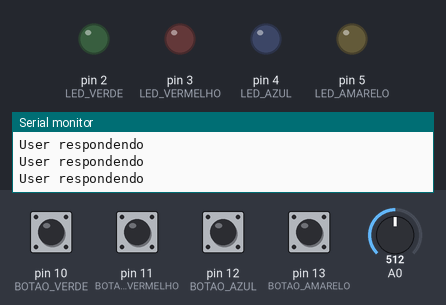
The program below on a simulated Arduino Uno, built with avr-gcc and run on an emulated ATmega328P. On the bench: output pins drawn as LEDs (lit = HIGH), the last lines printed to the serial monitor. Dashed ring = blinking. Inputs (shaded band) come from the test bench; at power-on: pin 10 (BOTAO_VERDE), pin 11 (BOTAO_VERMELHO), pin 12 (BOTAO_AZUL), pin 13 (BOTAO_AMARELO) HIGH, A0 = 512. Random numbers use the default seed unless the program sets one.

Above: at 4.0 s.
4.1 s: pin 10 (BOTAO_VERDE) pulled LOW for 0.7 s
At 7.0 s:
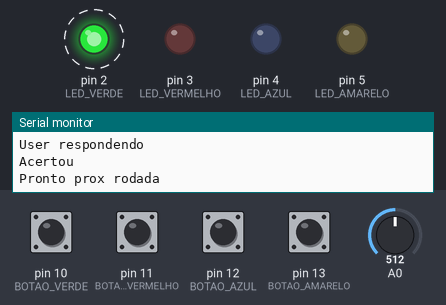
At 7.8 s:
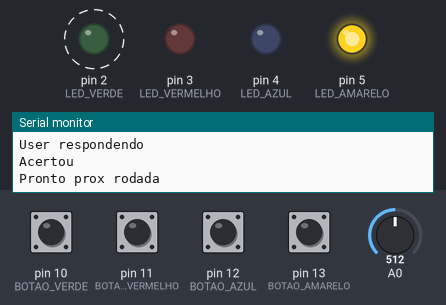
7.9 s: pin 11 (BOTAO_VERMELHO) driven LOW and pin 12 (BOTAO_AZUL) driven LOW
At 12.8 s:
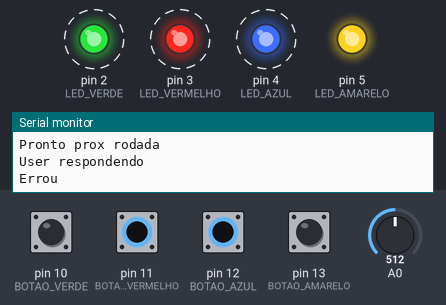
Timing chart, 0 to 20.1 s (numbered marks = the images above; inputs shaded):
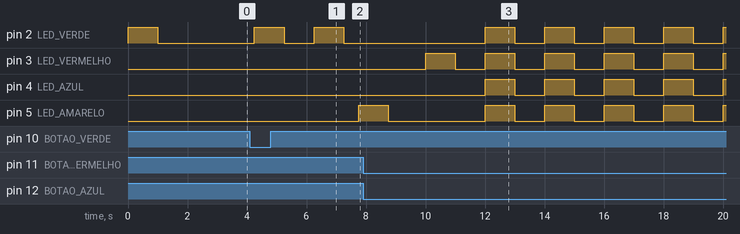

Measured:
- after the input at 4.1 s, pin 2 (LED_VERDE): alternates HIGH for 1.0 s and LOW for 1.0 s, starting after 0.15 s; pin 5 (LED_AMARELO): LOW → HIGH after 3.7 s
- after the input at 7.9 s, pin 2 (LED_VERDE), pin 4 (LED_AZUL): alternates HIGH for 1.0 s and LOW for 1.0 s, starting after 4.1 s; pin 3 (LED_VERMELHO): alternates HIGH for 1.0 s and LOW for 1.0 s, starting after 2.1 s

The program:

main.cpp
```cpp
#include <Arduino.h>

// C++ code
#define LED_VERDE 2
#define LED_VERMELHO 3
#define LED_AZUL 4
#define LED_AMARELO 5
#define TAMANHO_SEQUENCIA 4

#define BOTAO_VERDE 10
#define BOTAO_VERMELHO 11
#define BOTAO_AZUL 12
#define BOTAO_AMARELO 13

#define INDEFINIDO -1

#define UM_SEGUNDO 1000
#define MEIO_SEGUNDO 500

enum Estados {
  PRONTO_PROX_RODADA,
  USUARIO_RESPONDENDO,
  JOGO_FINALIZADO_SUCESSO,
  JOGO_FINALIZADO_FALHA
};


void iniciaPortas();
int piscaLed(int);
int checaRespostaPlayer();
void iniciaJogo();
int sorteiaCor();
int estadoAtual();
void acendeLedsRodada();
void preparaNovaRodada();
void processaResposta();
void jogoFinalizadoSucesso();
void jogoFinalizadoFalha();
void piscaSequencia1();
void piscaSequencia2();

int sequenciaLuzes[TAMANHO_SEQUENCIA];
int rodada = 0;
int respostaUser = 0;

void setup() {
  Serial.begin(9600);
  iniciaPortas();
  iniciaJogo();

}

void iniciaJogo() {
  int jogo = analogRead(A0);
  randomSeed(jogo);

  for(int i=0; i<TAMANHO_SEQUENCIA; i++){
    sequenciaLuzes[i] = sorteiaCor();
  }
}

int sorteiaCor() {
  return random(LED_VERDE, LED_AMARELO+1); // 2-5
}

void iniciaPortas(){

  pinMode(LED_VERDE, OUTPUT);
  pinMode(LED_VERMELHO, OUTPUT);
  pinMode(LED_AZUL, OUTPUT);
  pinMode(LED_AMARELO, OUTPUT);

  pinMode(BOTAO_VERDE, INPUT_PULLUP);
  pinMode(BOTAO_VERMELHO, INPUT_PULLUP);
  pinMode(BOTAO_AZUL, INPUT_PULLUP);
  pinMode(BOTAO_AMARELO, INPUT_PULLUP);

}

void loop() {
  switch(estadoAtual()){
    case PRONTO_PROX_RODADA:
      Serial.println("Pronto prox rodada");
      preparaNovaRodada();
      break;
     case USUARIO_RESPONDENDO:
      Serial.println("User respondendo");
      processaResposta();
      break;
    case JOGO_FINALIZADO_SUCESSO:
      jogoFinalizadoSucesso();
      Serial.println("Finalizado com sucesso");
      break;
    case JOGO_FINALIZADO_FALHA:
      jogoFinalizadoFalha();
      Serial.println("Finalizado com falha");
      break;
    default:
      break;
  }
  delay(MEIO_SEGUNDO);
  // int resposta = checaRespostaPlayer();
}

void jogoFinalizadoSucesso() {
  piscaSequencia1();
  iniciaJogo();
}

void jogoFinalizadoFalha() {
  piscaSequencia2();
  iniciaJogo();
}

void processaResposta() {
  int resposta = checaRespostaPlayer();

  if(resposta == INDEFINIDO) {
    return;
  }

  if(resposta == sequenciaLuzes[respostaUser]){
    Serial.println("Acertou");
    respostaUser ++;

  } else {
    rodada = TAMANHO_SEQUENCIA+2;
    Serial.println("Errou");
  }
}

void preparaNovaRodada() {
  rodada++;
  respostaUser = 0;
  if(rodada<=TAMANHO_SEQUENCIA) {
    acendeLedsRodada();
  }
}

int estadoAtual() {
  if(rodada <= TAMANHO_SEQUENCIA) {
    if(respostaUser < rodada) {
      return USUARIO_RESPONDENDO;
    }
    return PRONTO_PROX_RODADA;
  } else if(rodada == TAMANHO_SEQUENCIA+1) {
    return JOGO_FINALIZADO_SUCESSO;
  } else {
    return JOGO_FINALIZADO_FALHA;
  }
}

void acendeLedsRodada() {
  for(int i=0; i<rodada; i++){
    piscaLed(sequenciaLuzes[i]);
  }
  delay(250);
}

int checaRespostaPlayer(){
  if(digitalRead(BOTAO_VERDE) == LOW){
  	return piscaLed(LED_VERDE);
  }
  if(digitalRead(BOTAO_VERMELHO) == LOW){
  	return piscaLed(LED_VERMELHO);
  }
  if(digitalRead(BOTAO_AZUL) == LOW){
  	return piscaLed(LED_AZUL);
  }
  if(digitalRead(BOTAO_AMARELO) == LOW){
  	return piscaLed(LED_AMARELO);
  }

  return INDEFINIDO;
}


void piscaSequencia1(){
  piscaLed(LED_VERDE);
  piscaLed(LED_VERMELHO);
  piscaLed(LED_AZUL);
  piscaLed(LED_AMARELO);
}

void piscaSequencia2(){
  digitalWrite(LED_VERDE, HIGH);
  digitalWrite(LED_VERMELHO, HIGH);
  digitalWrite(LED_AZUL, HIGH);
  digitalWrite(LED_AMARELO, HIGH);
  delay(UM_SEGUNDO);
  digitalWrite(LED_VERDE, LOW);
  digitalWrite(LED_VERMELHO, LOW);
  digitalWrite(LED_AZUL, LOW);
  digitalWrite(LED_AMARELO, LOW);
  delay(MEIO_SEGUNDO);
}

int piscaLed(int portaLed){
  digitalWrite(portaLed, HIGH);
  delay(UM_SEGUNDO);
  digitalWrite(portaLed, LOW);
  delay(MEIO_SEGUNDO);
  return portaLed;
}
```
